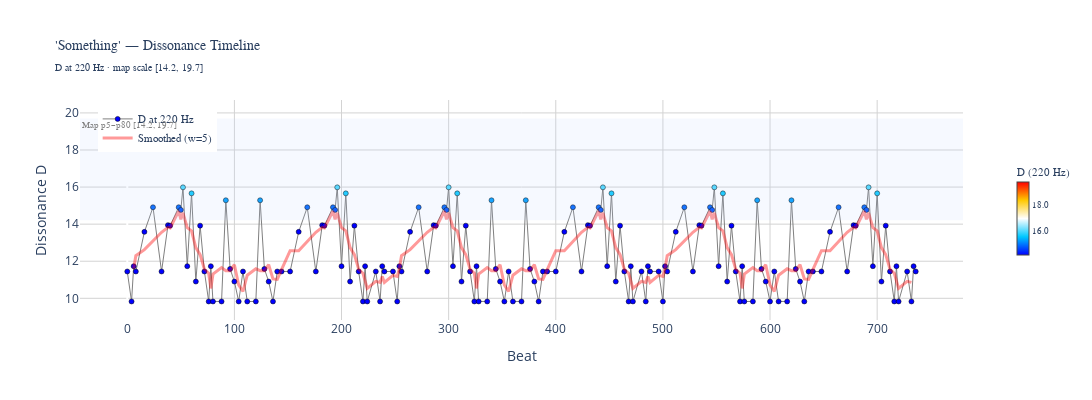

The notebook cell saved with this chart:
### Code cell
# ============================================================================
# DISSONANCE TIMELINE — 'Something' tension evolution
# ============================================================================
# Uses df_song from cell 16: already has d_220, matched_name, in tetrahedron
# Color and Y-axis from the EigenSpace map scale (p5/p80)

fig2 = go.Figure()

# Reference band: map scale
fig2.add_hrect(
    y0=D_MAP_MIN, y1=D_MAP_MAX,
    fillcolor='rgba(180, 200, 255, 0.12)',
    line_width=0,
    annotation_text=f'Map p5–p80 [{D_MAP_MIN:.1f}, {D_MAP_MAX:.1f}]',
    annotation_position='top left',
    annotation=dict(font=dict(size=9, color='gray', family='Source Code Pro')),
)

# Song dissonance at 220 Hz — using df_song which has matched_name
fig2.add_trace(go.Scatter(
    x=df_song['beat'],
    y=df_song['d_220'],
    mode='lines+markers',
    marker=dict(
        size=5,
        color=df_song['d_220'],
        colorscale=eigenspace_colorscale,
        cmin=D_MAP_MIN,
        cmax=D_MAP_MAX,
        line=dict(width=0.5, color='black'),
        colorbar=dict(
            title='D (220 Hz)',
            thickness=12, len=0.5,
            x=1.05,
            tickfont=dict(size=9, family='Source Code Pro'),
            tickformat='.1f',
        ),
    ),
    line=dict(color='gray', width=1),
    text=[
        f"{row['matched_name']}<br>D={row['d_220']:.3f}"
        for _, row in df_song.iterrows()
    ],
    hoverinfo='text',
    name='D at 220 Hz',
))

# Smoothed trend
window = 5
if len(df_song) > window:
    smoothed = df_song['d_220'].rolling(window, center=True).mean()
    fig2.add_trace(go.Scatter(
        x=df_song['beat'], y=smoothed,
        mode='lines',
        line=dict(color='rgba(255, 0, 0, 0.4)', width=3),
        name=f'Smoothed (w={window})',
    ))

fig2.update_layout(
    title=dict(
        text="'Something' — Dissonance Timeline<br>"
             f"<sub>D at 220 Hz · map scale [{D_MAP_MIN:.1f}, {D_MAP_MAX:.1f}]</sub>",
        font=dict(size=14, family='Source Code Pro'),
    ),
    xaxis=dict(title='Beat', gridcolor='lightgray'),
    yaxis=dict(
        title='Dissonance D',
        gridcolor='lightgray',
        range=[
            min(df_song['d_220'].min(), D_MAP_MIN) - 1.0,
            max(df_song['d_220'].max(), D_MAP_MAX) + 1.0,
        ],
    ),
    width=1200, height=400,
    paper_bgcolor='white', plot_bgcolor='white',
    legend=dict(x=0.02, y=0.98, font=dict(family='Source Code Pro', size=11)),
)

fig2.show()

print(f"\n'Something' D at 220 Hz:  {df_song['d_220'].min():.3f} – {df_song['d_220'].max():.3f}  (mean {df_song['d_220'].mean():.3f})")
print(f"Map scale: [{D_MAP_MIN:.3f}, {D_MAP_MAX:.3f}]")
print(f"Chords shown: {len(df_song)} (in tetrahedron)")

### Figure 1 — Plotly figure (JSON) as saved in the notebook; plotly's stock layout.template omitted (floating-point values rounded to 4 significant figures; data arrays with more than 128 entries replaced by an {"elided": "..."} marker saying what was removed)
{"data": [{"hoverinfo": "text", "line": {"color": "gray", "width": 1}, "marker": {"cmax": 19.7, "cmin": 14.21, "color": {"elided": "165 float values"}, "colorbar": {"len": 0.5, "thickness": 12, "tickfont": {"family": "Source Code Pro", "size": 9}, "tickformat": ".1f", "title": {"text": "D (220 Hz)"}, "x": 1.05}, "colorscale": [[0, "rgba(0,   0, 255, 1.0)"], [0.25, "rgba(0, 200, 255, 1.0)"], [0.5, "rgba(255,255,255, 1.0)"], [0.75, "rgba(255,200,  0, 1.0)"], [1, "rgba(255,  0,  0, 1.0)"]], "line": {"color": "black", "width": 0.5}, "size": 5}, "mode": "lines+markers", "name": "D at 220 Hz", "text": {"elided": "165 str values"}, "type": "scatter", "x": {"elided": "165 float values"}, "y": {"elided": "165 float values"}}, {"line": {"color": "rgba(255, 0, 0, 0.4)", "width": 3}, "mode": "lines", "name": "Smoothed (w=5)", "type": "scatter", "x": {"elided": "165 float values"}, "y": {"elided": "165 float values"}}], "layout": {"annotations": [{"font": {"color": "gray", "family": "Source Code Pro", "size": 9}, "showarrow": false, "text": "Map p5–p80 [14.2, 19.7]", "x": 0, "xanchor": "left", "xref": "x domain", "y": 19.7, "yanchor": "top", "yref": "y"}], "height": 400, "legend": {"font": {"family": "Source Code Pro", "size": 11}, "x": 0.02, "y": 0.98}, "paper_bgcolor": "white", "plot_bgcolor": "white", "shapes": [{"fillcolor": "rgba(180, 200, 255, 0.12)", "line": {"width": 0}, "type": "rect", "x0": 0, "x1": 1, "xref": "x domain", "y0": 14.21, "y1": 19.7, "yref": "y"}], "title": {"font": {"family": "Source Code Pro", "size": 14}, "text": "'Something' — Dissonance Timeline<br><sub>D at 220 Hz · map scale [14.2, 19.7]</sub>"}, "width": 1200, "xaxis": {"gridcolor": "lightgray", "title": {"text": "Beat"}}, "yaxis": {"gridcolor": "lightgray", "range": [8.83, 20.7], "title": {"text": "Dissonance D"}}}}
